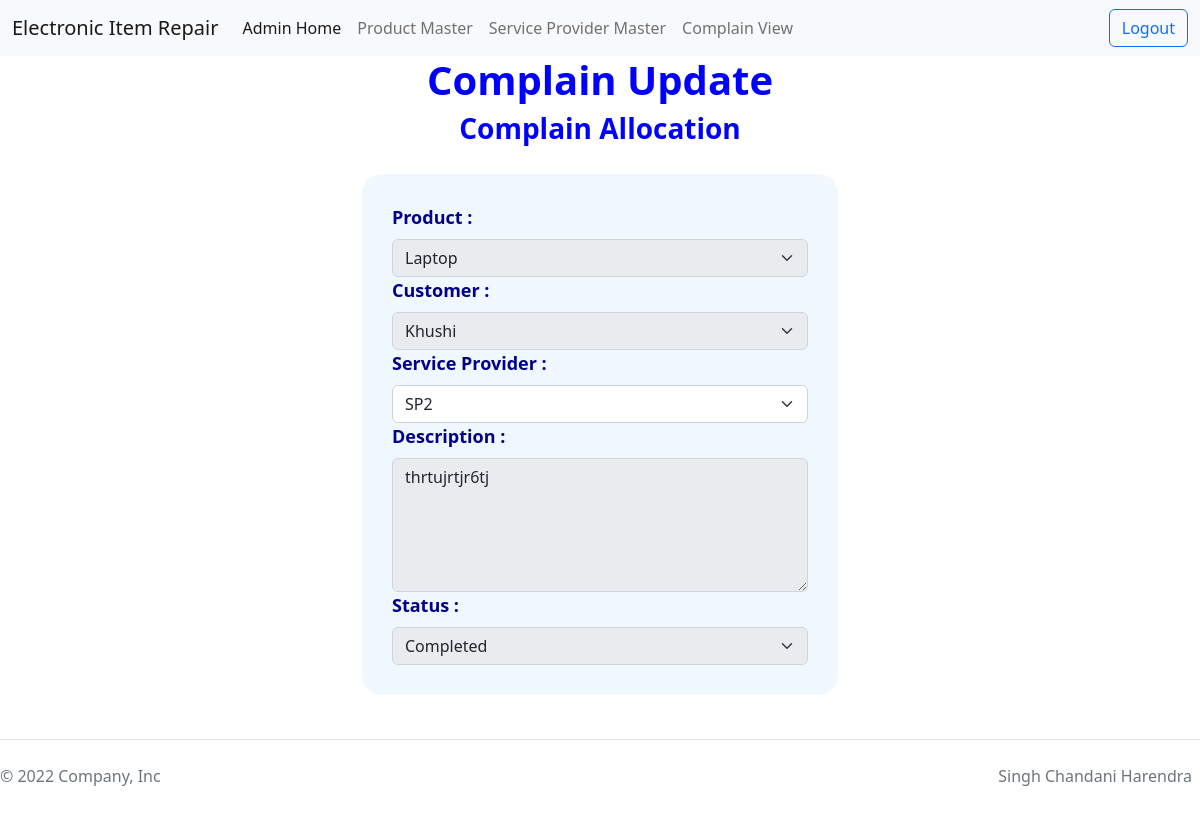
The page /A2Q1/complainEdit.php?typeOfUser=Admin&action=edit&eid=4 (signed in) on the database its author committed.
### tables this page shows
CREATE TABLE `eir_complain` (
  `cid` int(5) NOT NULL,
  `pid` int(5) NOT NULL,
  `c_uid` int(5) NOT NULL,
  `sp_uid` int(5) NOT NULL,
  `description` varchar(100) NOT NULL,
  `status` enum('New','Pending','Completed') NOT NULL DEFAULT 'New'
);

CREATE TABLE `eir_product` (
  `pid` int(5) NOT NULL,
  `name` varchar(30) NOT NULL,
  `description` varchar(100) NOT NULL,
  `photo` varchar(100) DEFAULT NULL
);

CREATE TABLE `eir_user` (
  `uid` int(5) NOT NULL,
  `name` varchar(30) NOT NULL,
  `password` varchar(30) NOT NULL,
  `age` int(3) NOT NULL,
  `phone` varchar(10) NOT NULL,
  `photo` varchar(100) NOT NULL,
  `typeofuser` varchar(30) NOT NULL
);

### A2Q1/complainEdit.php (the view, shortened to what this page needs)
<?php
include_once("header.php");
$con = mysqli_connect('localhost','root','','chandani');
if($_GET['typeOfUser'] == 'Admin'){
    $tou = 'Admin';
}
elseif($_GET['typeOfUser'] == 'Service Provider'){
    $tou = 'Service Provider';
}
if(isset($_GET['action'])){
    if($_GET['action'] == 'edit'){
        $eid = $_GET['eid'];
        if($eid != ""){
            $query = mysqli_query($con,"select count(*) from eir_complain where cid = $eid");
            while($countRow = mysqli_fetch_row($query)){
                if($countRow[0] == 1){
                    $query = mysqli_query($con,"select * from eir_complain where cid = $eid");
                    while($row = mysqli_fetch_assoc($query)){
                        $pid = $row['pid'];
                        $c_uid = $row['c_uid'];
                        $sp_uid = $row['sp_uid'];
                        $description = $row['description'];
                        $status = $row['status'];
                    }
                }
                else{
                    echo "<script>alert('No Record Found..');</script>";
                }
            }
        }
    }
}
?>
    <div class="container-fluid">
        <div class="row">
            <h1 class="title">Complain Update</h1>
            <?php if($tou == 'Admin'){?>
                <h3 class="title">Complain Allocation</h3>
            <?php }elseif($tou == 'Service Provider'){?>
                <h3 class="title">Complain Status Change</h3>
            <?php }?>
            <div class="col-md-3"></div>
            <div class="col-md-6 ">
                <form action="" method="post" class="formRow" enctype="multipart/form-data">
                    <div>
                    <label for="pid" class="form-label">Product : </label>
                    <select name="ddPid" id="pid"  class="form-select" disabled="disabled">
                        <?php
                        $query2 = mysqli_query($con,"select * from eir_product where pid = $pid");
                        while($row2 = mysqli_fetch_assoc($query2)){
                        ?>
                            <option value="<?php echo $row2['pid'];?>" <?php if($pid == $row2['pid']){ ?>selected = "selected" <?php } ?>><?php echo $row2['name'];?></option>
                        <?php
                        }
                        ?>
                    </select>
                    </div>
                    <div>
                    <label for="pid" class="form-label">Customer : </label>
                    <select name="ddPid" id="pid"  class="form-select" disabled="disabled">
                        <?php
                        $query2 = mysqli_query($con,"select * from eir_user where uid = $c_uid");
                        while($row2 = mysqli_fetch_assoc($query2)){
                        ?>
                            <option value="<?php echo $row2['uid'];?>" <?php if($c_uid == $row2['uid']){ ?>selected = "selected" <?php } ?>><?php echo $row2['name'];?></option>
                        <?php
                        }
                        ?>
                    </select>
                    </div>
                    <div>
                    <label for="spuid" class="form-label">Service Provider : </label>
                    <select name="ddSPUid" id="spuid"  class="form-select" <?php if($tou != 'Admin'){?> disabled="disabled" <?php }?> >
                        <?php
                        $query2 = mysqli_query($con,"select * from eir_user where typeofuser = 'Service Provider'");
                        while($row2 = mysqli_fetch_assoc($query2)){
                        ?>
                            <option value="<?php echo $row2['uid'];?>" <?php if($sp_uid == $row2['uid']){ ?>selected = "selected" <?php } ?>><?php echo $row2['name'];?></option>
                        <?php
                        }
                        ?>
                    </select>
                    </div>
                    <div>
                    <label for="description" class="form-label">Description : </label>
                    <textarea name="txtDescription" id="description" cols="30" rows="5" class="form-control" disabled="disabled"><?php if(isset($description)){ echo $description; }?></textarea>
                    </div>
                    <div>
                    <label for="status" class="form-label">Status : </label>
                    <select name="ddStatus" id="spuid"  class="form-select" <?php if($tou == 'Admin' || $status == 'Completed'){?> disabled="disabled" <?php }?> >
                        <option value="Completed" <?php if($status == 'Completed'){ ?>selected = "selected" <?php } ?>>Completed</option>
                    </select>
                    </div>
                </form>
            </div>
            <div class="col-md-2"></div>
        </div>
    </div>
<?php
include_once("footer.php");
?>

### A2Q1/css/style.css (style rules this page uses)
.formRow { background-color:aliceblue; border-radius: 20px; padding:30px; margin: 20px 50px; }
.title { text-align: center; font-weight: bold; color:blue; }
label { font-size: large; font-weight: bold; color:darkblue; }

### rows shown on the page
eir_complain: ddPid "Laptop", ddPid "Khushi", ddSPUid "SP2", txtDescription "thrtujrtjr6tj", ddStatus "Completed"
